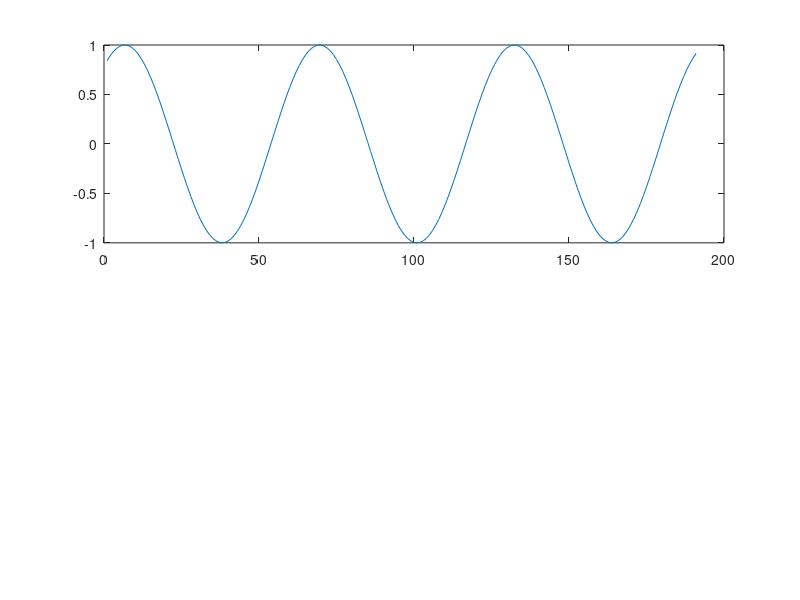

Recreate this plot in MATLAB. (Note: this script raises an error after producing the figure.)
x = sin(1:0.1:20);

%Plot Input Signal
figure('Name', 'Teststuffi','position', [200, 200, 700, 300])
subplot(2,1,1);
plot(x);

x = centerClipping(x);
subplot(2,1,2);
plot(x);